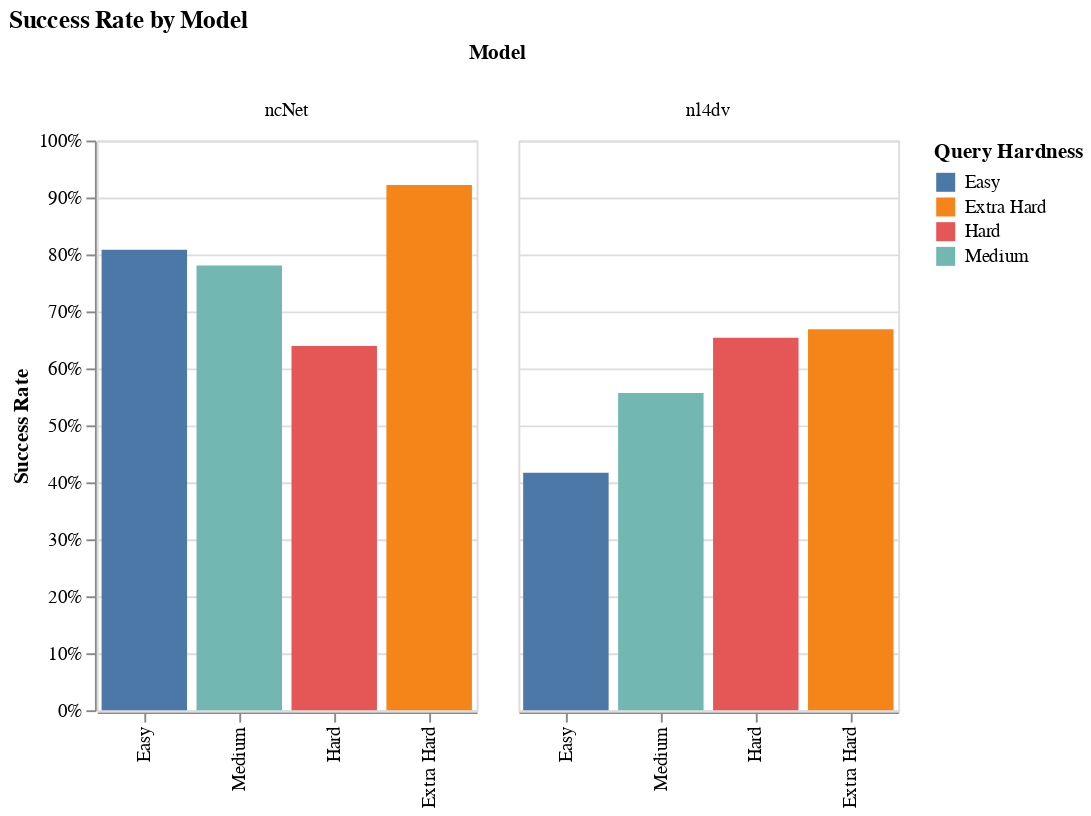

Here is the notebook cell this chart was saved with:
### Markdown cell above
Visualize the success rate in a simple bar chart.

### Code cell
bars = (
    alt.Chart(grouped)
    .mark_bar()
    .encode(
        x=alt.X(
            "hardness:N",
            axis=alt.Axis(title=""),
            sort=["Easy", "Medium", "Hard", "Extra Hard"],
        ),
        y=alt.Y(
            "success_rate",
            scale=alt.Scale(domain=[0, 1]),
            axis=alt.Axis(title="Success Rate", format="%"),
        ),
        color=alt.Color(
            "hardness:N",
            legend=alt.Legend(
                title="Query Hardness",
            ),
        ),
        column=alt.Column("model_name:N", title="Model"),
    )
    .properties(width=200, height=300, title="Success Rate by Model")
)

bars

### Figure 1 — Vega-Lite specification as saved in the notebook (floating-point values rounded to 4 significant figures)
{"config": {"view": {"continuousWidth": 400, "continuousHeight": 300}}, "data": {"name": "data-7d02c4c60bde21869668b4e30619e65f"}, "mark": "bar", "encoding": {"color": {"field": "hardness", "legend": {"title": "Query Hardness"}, "type": "nominal"}, "column": {"field": "model_name", "title": "Model", "type": "nominal"}, "x": {"axis": {"title": ""}, "field": "hardness", "sort": ["Easy", "Medium", "Hard", "Extra Hard"], "type": "nominal"}, "y": {"axis": {"format": "%", "title": "Success Rate"}, "field": "success_rate", "scale": {"domain": [0, 1]}, "type": "quantitative"}}, "height": 300, "title": "Success Rate by Model", "width": 200, "$schema": "https://vega.github.io/schema/vega-lite/v4.17.0.json", "datasets": {"data-7d02c4c60bde21869668b4e30619e65f": [{"model_name": "ncNet", "hardness": "Easy", "total": 3810, "total_successes": 3079, "success_rate": 0.8081}, {"model_name": "ncNet", "hardness": "Extra Hard", "total": 308, "total_successes": 284, "success_rate": 0.9221}, {"model_name": "ncNet", "hardness": "Hard", "total": 613, "total_successes": 392, "success_rate": 0.6395}, {"model_name": "ncNet", "hardness": "Medium", "total": 4100, "total_successes": 3201, "success_rate": 0.7807}, {"model_name": "nl4dv", "hardness": "Easy", "total": 4061, "total_successes": 1693, "success_rate": 0.4169}, {"model_name": "nl4dv", "hardness": "Extra Hard", "total": 314, "total_successes": 210, "success_rate": 0.6688}, {"model_name": "nl4dv", "hardness": "Hard", "total": 699, "total_successes": 457, "success_rate": 0.6538}, {"model_name": "nl4dv", "hardness": "Medium", "total": 4528, "total_successes": 2521, "success_rate": 0.5568}]}}
